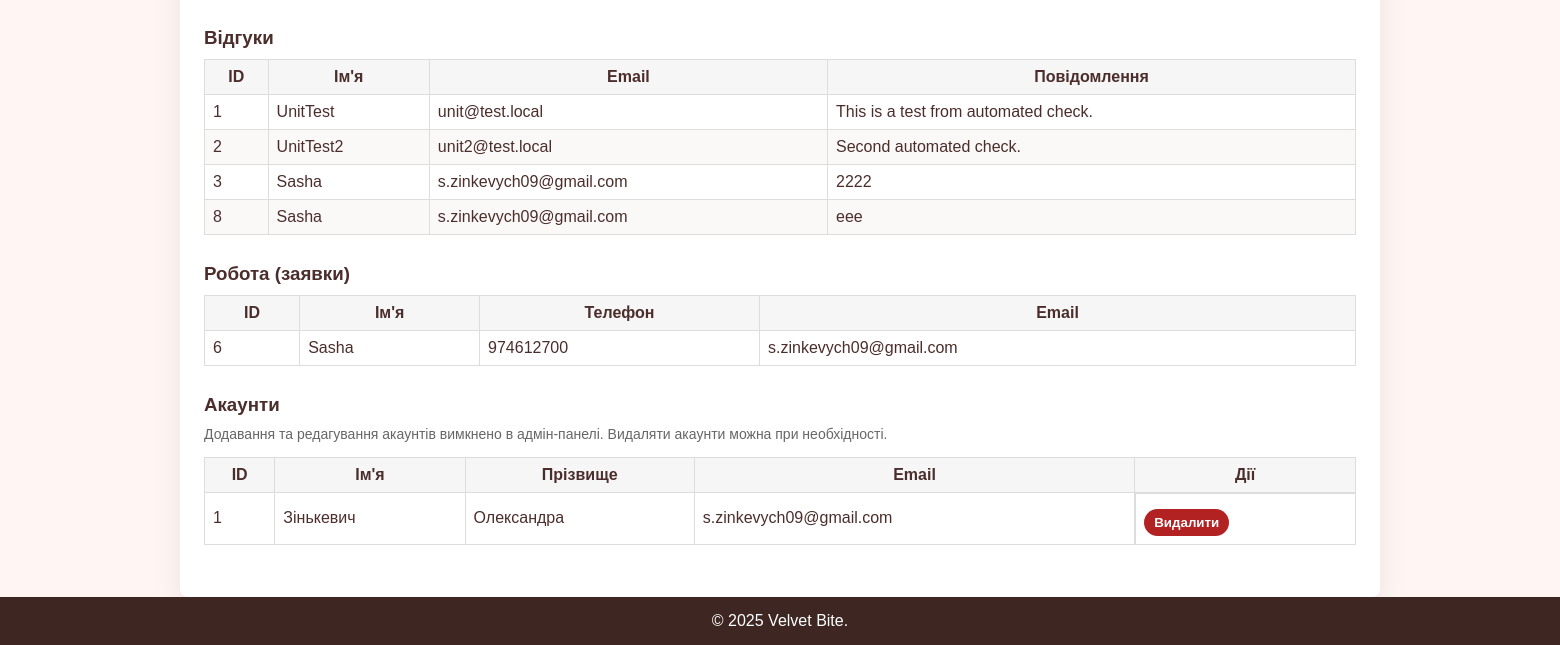
Page /admin (signed in, lower part) on the earlier database version.
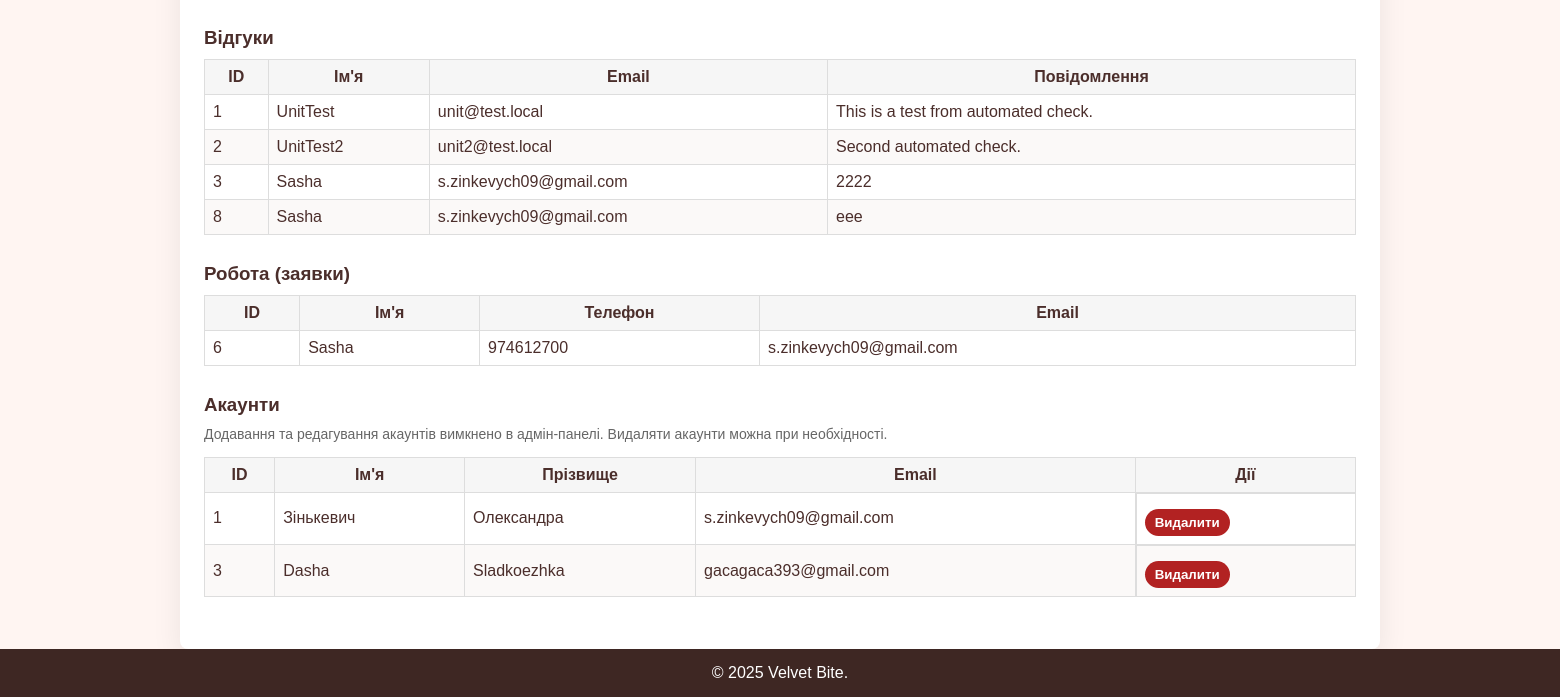
Same page on the later database version.
### tables this page shows
CREATE TABLE "feedback" (
	"id"	INTEGER NOT NULL UNIQUE,
	"name"	TEXT NOT NULL,
	"email"	TEXT NOT NULL,
	"text"	TEXT NOT NULL,
	PRIMARY KEY("id" AUTOINCREMENT)
);

CREATE TABLE "work" (
	"id"	INTEGER NOT NULL UNIQUE,
	"name"	TEXT NOT NULL,
	"phone"	INTEGER NOT NULL,
	"email"	TEXT,
	"profecy"	TEXT NOT NULL,
	PRIMARY KEY("id" AUTOINCREMENT)
);

CREATE TABLE "accounts" (
	"id"	INTEGER NOT NULL UNIQUE,
	"first_name"	TEXT NOT NULL,
	"last_name"	TEXT,
	"email"	TEXT NOT NULL, avatar TEXT, bio TEXT, phone TEXT,
	PRIMARY KEY("id" AUTOINCREMENT)
);

### main.py (the view, shortened to what this page needs)
@app.route('/admin')
def admin():
    if not session.get('is_admin'):
        return redirect(url_for('admin_login'))
    dish = get_all_dish()
    feedback = get_all_feedback()
    work = get_all_work()
    orders = get_all_orders()
    orders_display = []
    for o in orders:
        items_text = ''
        try:
            items = json.loads(o['items']) if 'items' in o.keys() else json.loads(o[4])
        except Exception:
            items = []
        parts = []
        for it in items:
            try:
                did = None
                if isinstance(it, dict):
                    did = it.get('dish_id') or it.get('id') or it.get('dish')
                    qty = int(it.get('qty', 1))
                try:
                    did_int = int(did)
                except Exception:
                    did_int = None
                if did_int is not None:
                    d = get_dish_by_id(did_int)
                    name = d['name'] if d and 'name' in d.keys() else f"#{did_int}"
                else:
                    name = str(did or '#')
            except Exception:
                name = f"#{it}"
                qty = 1
            parts.append(f"{name} x{qty}")
        items_text = ', '.join(parts)
        od = dict(o)
        od['items_text'] = items_text
        orders_display.append(od)
    accounts = get_all_accounts()
    return render_template('admin.html', dish=dish, work=work, feedback=feedback, orders=orders_display, accounts=accounts)

### database.py (called while the page is built)
def get_db():
    if 'db' not in g:
        g.db = sqlite3.connect('my_database.db')
        g.db.row_factory = sqlite3.Row  # Для отримання результатів у вигляді словника
    return g.db

def get_all_dish():
    db = get_db()
    cursor = db.cursor()
    cursor.execute('SELECT * FROM dish')
    dish = cursor.fetchall()
    return dish

def get_all_orders():
    db = get_db()
    cursor = db.cursor()
    cursor.execute('SELECT * FROM orders')
    orders = cursor.fetchall()
    return orders

def get_all_work():
    db = get_db()
    cursor = db.cursor()
    cursor.execute('SELECT * FROM work')
    work = cursor.fetchall()
    return work

def get_dish_by_id(dish_id):
    db = get_db()
    cursor = db.cursor()
    cursor.execute('SELECT * FROM dish WHERE id = ?', (dish_id,))
    return cursor.fetchone()

def get_all_feedback():
    db = get_db()
    cursor = db.cursor()
    cursor.execute('SELECT * FROM feedback')
    feedback = cursor.fetchall()
    return feedback

def get_all_accounts():
    db = get_db()
    cursor = db.cursor()
    cursor.execute('SELECT * FROM accounts')
    accounts = cursor.fetchall()
    return accounts

### templates/admin.html (shortened to what this page needs)
<!DOCTYPE html>
<html lang="uk">
<head>
    <link rel="stylesheet" href="{{ url_for('static', filename='style.css') }}">
</head>
<body>
    <main class="admin-container">
        <section class="admin-section">
            <h3>Відгуки</h3>
            <table>
                <thead><tr><th>ID</th><th>Ім'я</th><th>Email</th><th>Повідомлення</th></tr></thead>
                <tbody>
                    {% for f in feedback %}
                    <tr>
                        <td>{{ f.id }}</td>
                        <td>{{ f.name }}</td>
                        <td>{{ f.email }}</td>
                        <td>{{ f.text }}</td>
                    </tr>
                    {% endfor %}
                </tbody>
            </table>
        </section>
        <section class="admin-section">
            <h3>Робота (заявки)</h3>
            <table>
                <thead><tr><th>ID</th><th>Ім'я</th><th>Телефон</th><th>Email</th></tr></thead>
                <tbody>
                    {% for w in work %}
                    <tr>
                        <td>{{ w.id }}</td>
                        <td>{{ w.name }}</td>
                        <td>{{ w.phone }}</td>
                        <td>{{ w.email }}</td>
                    </tr>
                    {% endfor %}
                </tbody>
            </table>
        </section>
        <section class="admin-section">
            <h3>Акаунти</h3>
            <p class="muted">Додавання та редагування акаунтів вимкнено в адмін-панелі. Видаляти акаунти можна при необхідності.</p>
            <table>
                <thead><tr><th>ID</th><th>Ім'я</th><th>Прізвище</th><th>Email</th><th>Дії</th></tr></thead>
                <tbody>
                    {% for a in accounts %}
                    <tr>
                        <td>{{ a.id }}</td>
                        <td>{{ a.first_name }}</td>
                        <td>{{ a.last_name }}</td>
                        <td>{{ a.email }}</td>
                        <td class="controls">
                            <form method="post" action="{{ url_for('delete_accounts_route', service_id=a.id) }}" style="display:inline">
                                <button class="btn btn-danger" type="submit">Видалити</button>
                            </form>
                        </td>
                    </tr>
                    {% endfor %}
                </tbody>
            </table>
        </section>
    </main>
    <footer>
        <p style="text-align:center">© 2025 Velvet Bite.</p>
    </footer>
</body>
</html>

Differences in the rows shown:
added accounts: id "3", first_name "Dasha", last_name "Sladkoezhka", email "gacagaca393@gmail.com"
